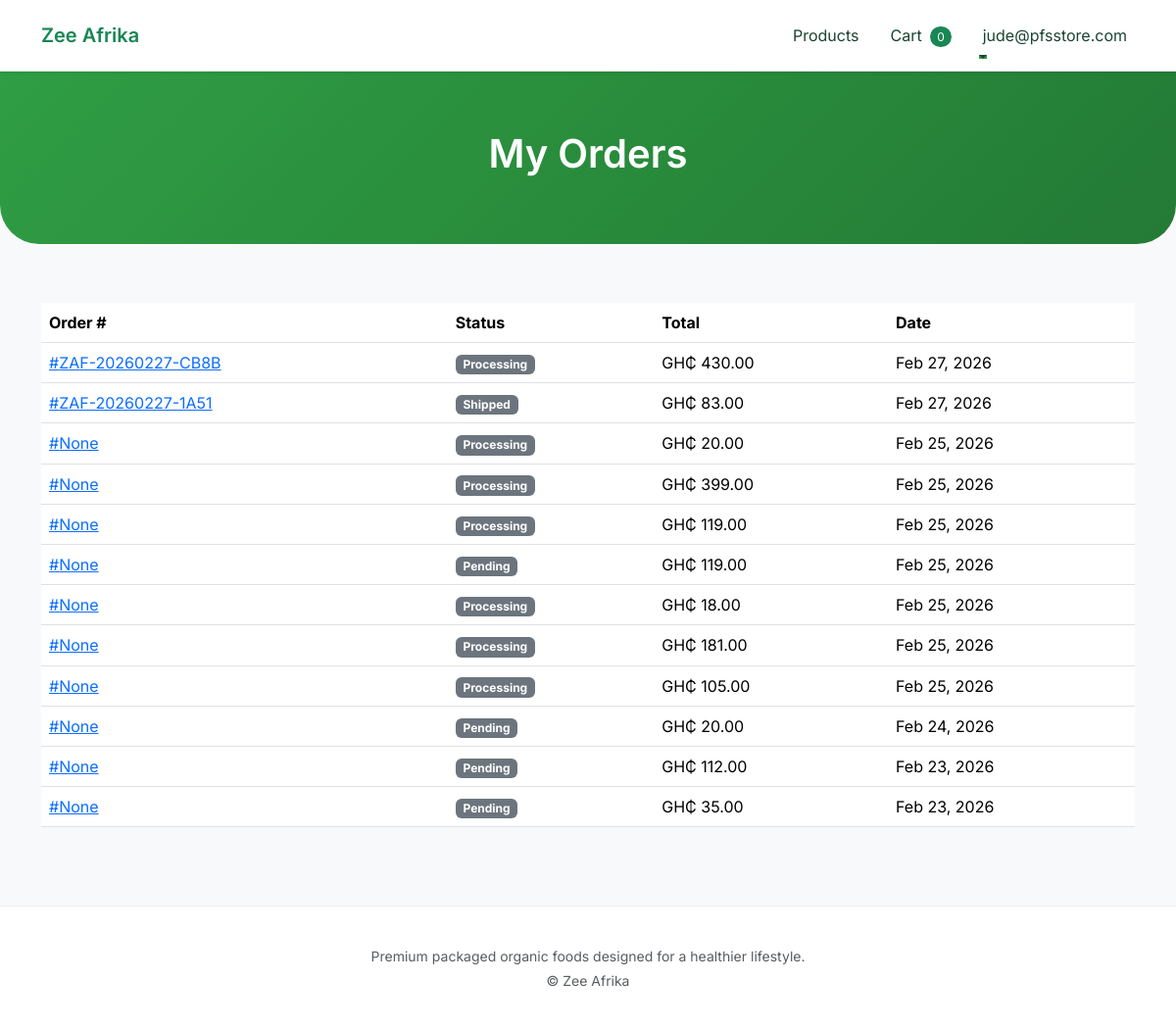
Page /accounts/orders/ (signed in) on the committed database.
### accounts/models.py (models this page shows, shortened)
class CustomUser(AbstractBaseUser, PermissionsMixin):
    email = models.EmailField(unique=True)
    first_name = models.CharField(max_length=30, blank=True)
    last_name = models.CharField(max_length=30, blank=True)
    is_active = models.BooleanField(default=True)
    is_staff = models.BooleanField(default=False)
    objects = CustomUserManager()
    USERNAME_FIELD = 'email'
    REQUIRED_FIELDS = []

### main/models.py (models this page shows, shortened)
class Order(models.Model):
    STATUS_CHOICES = [
        ('pending', 'Pending'),
        ('processing', 'Processing'),
        ('shipped', 'Shipped'),
        ('completed', 'Completed'),
        ('cancelled', 'Cancelled'),
    ]
    user = models.ForeignKey(
        settings.AUTH_USER_MODEL,
        on_delete=models.CASCADE
    )
    shipping_address = models.ForeignKey(
        ShippingAddress,
        on_delete=models.SET_NULL,
        null=True
    )
    status = models.CharField(
        max_length=20,
        choices=STATUS_CHOICES,
        default='pending'
    )
    total_amount = models.DecimalField(
        max_digits=10,
        decimal_places=2,
        default=0
    )
    created_at = models.DateTimeField(auto_now_add=True)
    is_paid = models.BooleanField(default=False)
    custom_id = models.CharField(max_length=20, unique=True, blank=True, null=True)

### accounts/views.py (the view)
# urls.py: path("orders/", order_history_view, name="order_history"),
@login_required
def order_history_view(request):
    orders = Order.objects.filter(user=request.user).order_by("-created_at")
    return render(request, "accounts/order_history.html", {
        "orders": orders
    })

### main/context_processors.py (called while the page is built)
def cart_count(request):
    if request.user.is_authenticated:
        cart, created = Cart.objects.get_or_create(user=request.user)
        count = sum(item.quantity for item in cart.items.all())
    else:
        count = 0
    return {
        "cart_count": count
    }

### accounts/templates/accounts/order_history.html (shortened to what this page needs)
{% extends "main/base.html" %}  {% block content %}
<section class="hero hero-small text-center">
  <div class="container">
    <h1>My Orders</h1>
  </div>
</section>
<div class="container my-5">
  {% if orders %}
  <table class="table table-hover">
    <thead>
      <tr>
        <th>Order #</th>
        <th>Status</th>
        <th>Total</th>
        <th>Date</th>
      </tr>
    </thead>
    <tbody>
      {% for order in orders %}
      <tr>
        <td>
          <a href="{% url 'order_detail' order.id %}">
            #{{ order.custom_id }}
          </a>
        </td>
        <td>
          <span class="badge bg-secondary">
            {{ order.get_status_display }}
          </span>
        </td>
        <td>GH₵ {{ order.total_amount }}</td>
        <td>{{ order.created_at|date:"M d, Y" }}</td>
      </tr>
      {% endfor %}
    </tbody>
  </table>
  {% else %}
  <p class="text-muted">No orders yet.</p>
  {% endif %}
</div>
{% endblock %}

### main/templates/main/base.html (shortened to what this page needs)
{% load static %}
<!doctype html>
<html lang="en">
  <head>
    <link
      href="https://cdn.jsdelivr.net/npm/bootstrap@5.3.2/dist/css/bootstrap.min.css"
      rel="stylesheet"
    />
    <link rel="stylesheet" href="{% static 'main/css/style.css' %}" />
  </head>
  <body>
    <nav class="navbar navbar-expand-lg navbar-light bg-white shadow-sm py-3">
      <div class="container">
        <a class="navbar-brand" href="{% url 'index' %}">Zee Afrika</a>
        <div class="collapse navbar-collapse" id="navbarNav">
          <ul class="navbar-nav ms-auto">
            <li class="nav-item">
              <a class="nav-link" href="{% url 'product_list' %}">Products</a>
            </li>
            <li class="nav-item ms-lg-3">
              <a class="nav-link" href="{% url 'cart_detail' %}">
                Cart
                <span class="cart-badge ms-1"
                  >{{ cart_count|default:'0' }}</span
                >
              </a>
            </li>
            {% if request.user.is_authenticated %}
            <li class="nav-item dropdown ms-lg-3">
              <a
                class="nav-link dropdown-toggle"
                href="#"
                role="button"
                data-bs-toggle="dropdown"
              >
                {{ request.user.first_name|default:request.user.email }}
              </a>
            </li>
            {% else %}
            <li class="nav-item ms-lg-3">
              <a class="btn btn-success btn-sm" href="{% url 'login' %}">
                Login
              </a>
            </li>
            {% endif %}
          </ul>
        </div>
      </div>
    </nav>
    <main>{% block content %} {% endblock %}</main>
    <footer>
      <div class="container text-center">
        <p class="text-muted small mb-1">
          Premium packaged organic foods designed for a healthier lifestyle.
        </p>
        <p class="text-muted small mb-0">© {{ now|date:'Y' }} Zee Afrika</p>
      </div>
    </footer>
  </body>
</html>

### main/static/main/css/style.css (style rules this page uses)
:root { --primary: #2f9e44; --primary-dark: #237a35; --bg-light: #f6fff8; --text-dark: #1b4332; }
* { font-family: "Inter", sans-serif; }
body { background: var(--bg-light); color: var(--text-dark); opacity: 0; transition: opacity 0.4s ease-in-out; }
body.loaded { opacity: 1; }
.navbar { background: white; border-bottom: 1px solid #e9ecef; transition: 0.3s ease; }
.navbar-brand { font-weight: 600; color: var(--primary) !important; }
.nav-link { color: var(--text-dark) !important; position: relative; }
.nav-link::after { content: ""; height: 2px; width: 0; background: var(--primary); position: absolute; bottom: -4px; left: 0; transition: 0.3s ease; }
.hero { background: linear-gradient(135deg, #2f9e44, #237a35); color: white; padding: 80px 20px; border-radius: 0 0 40px 40px; margin-bottom: 60px; }
.hero h1 { font-weight: 600; }
.hero-small { padding: 60px 20px; }
.navbar-collapse { transition: all 0.4s ease; }
.cart-badge { background: var(--primary); color: white; border-radius: 50%; padding: 4px 8px; font-size: 12px; margin-left: 4px; }

### main/templates/main/base.html (style rules this page uses)
body { font-family: "Inter", sans-serif; background: #f8f9fa; }
.navbar-brand { font-weight: 600; color: #198754 !important; }
.cart-badge { background: #198754; color: white; font-size: 12px; padding: 3px 7px; border-radius: 50px; }
footer { background: #fff; border-top: 1px solid #eee; padding: 40px 0; margin-top: 80px; }

### rows in the picture
CustomUser: user.first_name "jude@pfsstore.com"
Order: custom_id "ZAF-20260227-CB8B", status "Processing", total_amount "430.00", created_at "Feb 27, 2026"
Order: custom_id "ZAF-20260227-1A51", status "Shipped", total_amount "83.00", created_at "Feb 27, 2026"
Order: custom_id "None", status "Processing", total_amount "20.00", created_at "Feb 25, 2026"
Order: custom_id "None", status "Processing", total_amount "399.00", created_at "Feb 25, 2026"
Order: custom_id "None", status "Processing", total_amount "119.00", created_at "Feb 25, 2026"
Order: custom_id "None", status "Pending", total_amount "119.00", created_at "Feb 25, 2026"
Order: custom_id "None", status "Processing", total_amount "18.00", created_at "Feb 25, 2026"
Order: custom_id "None", status "Processing", total_amount "181.00", created_at "Feb 25, 2026"
Order: custom_id "None", status "Processing", total_amount "105.00", created_at "Feb 25, 2026"
Order: custom_id "None", status "Pending", total_amount "20.00", created_at "Feb 24, 2026"
Order: custom_id "None", status "Pending", total_amount "112.00", created_at "Feb 23, 2026"
Order: custom_id "None", status "Pending", total_amount "35.00", created_at "Feb 23, 2026"

### other values in the picture
{{ cart_count|default:'0' }} "0"
